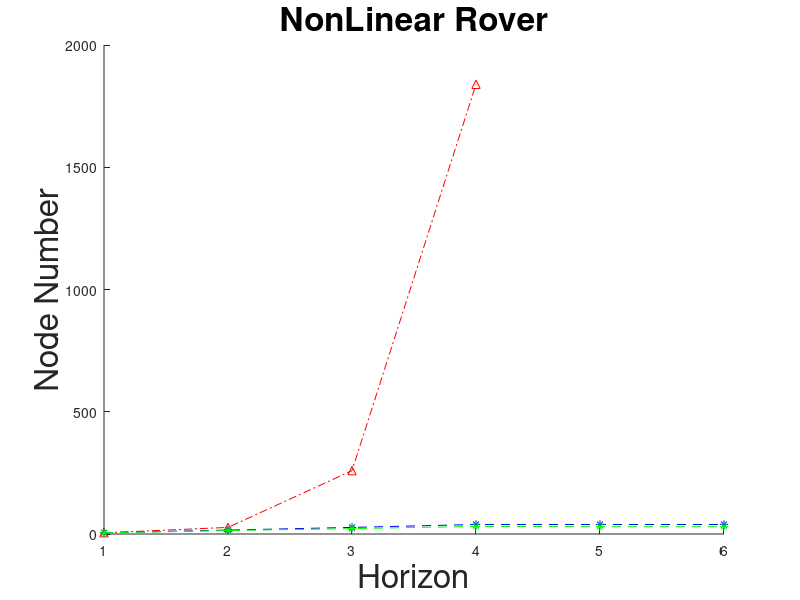

The MATLAB script that drew this image: (Note: this script raises an error after producing the figure.)
noR = [1    5   39;
    2   16  323;
    3   27  1103;
    4   39  1859;
    5   39  2478;
    6   39  2892]

noRL = [1   5   26;
    2   27  221;
    3   259  1986;
    4   1839  93951]

RL = [1    5   61;
    2   14  535;
    3   22  1564;
    4   31  6083;
    5   30   11065;
    6   30   16343]

iter = noR(:,1)

figure;
hold on;
xlabel('Horizon', 'FontSize', 24);
ylabel('Node Number', 'FontSize', 24);
title('NonLinear Rover', 'FontSize', 24);
set(gca,'XTick',1:1:6);
 %axes('FontSize', 20);
plot(1:4, noRL(:,2), '-.r^');
plot(1:6, noR(:,2), '--b*');
plot(1:6, RL(:,2), '--g*');

legend('Without Pruning','Without Redundant Pruning', 'Inconsisent and Redundant Pruning',3);
hold off;


%%
figure;
semilogy(iter(1:4),noRL(:,3), '--r*');
hold on;
semilogy(iter,noR(:,3), '-bo');
semilogy(iter,RL(:,3), '-.ks');
xlabel('Horizon', 'FontSize', 24);
ylabel('Time(ms)', 'FontSize', 24);
%title('Inventory Control', 'FontSize', 16);
set(gca,'XTick',1:1:6);
legend('Without Pruning','Without Redundant Pruning', 'Inconsisent and Redundant Pruning',3);
hold off;